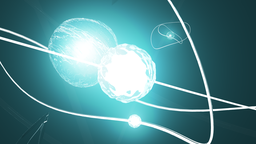
#> input picture Lab4/LuminescentCore_Camera_Point_002_s.png, 256 x 144 px, shrunk from 960 x 540 before the run
$ python main.py
#> lines starting #> are read from the running program, lines starting #| are printed output that depends on the picture
import math

import cv2 as cv

file_name1 = "LuminescentCore_Camera_Point_002_s.png"
file_name2 = "quality.jpg"
file_name = file_name1
kernel_size = 10
sigma = 1

sobelX = [[-1, 0, 1], [-2, 0, 2], [-1, 0, 1]]
sobelY = [[-1, -2, -1], [0, 0, 0], [1, 2 ,1]]

def half_grad(img_part, operator):
    sum = 0
    for y in range(len(img_part)):
        for x in range(len(img_part[y])):
            sum += img_part[y][x]*operator[y][x]
    return sum

def get_dir(x, y, tg):
    if (x>0 and y<0 and tg<-2.414) or (x<0 and y<0 and tg>2.414) or (x==0 and y<0): return 0
    elif x>0 and y<0 and tg<-0.414: return 1
    elif (x>0 and y<0 and tg>-0.414) or (x>0 and y>0 and tg<0.414) or (x>0 and y==0): return 2
    elif x>0 and y>0 and tg<2.414: return 3
    elif (x>0 and y>0 and tg>2.414) or (x<0 and y>0 and tg<-2.414) or (x==0 and y>0): return 4
    elif x<0 and y>0 and tg<-0.414: return 5
    elif (x<0 and y>0 and tg>-0.414) or (x<0 and y<0 and tg<0.414) or (x<0 and y==0): return 6
    elif x<0 and y<0 and tg<2.414: return 7

def grad_length(img, x, y):
    img_part = img[y-1:y+2, x-1:x+2]
    #print(img_part)
    return math.sqrt(half_grad(img_part, sobelX)**2 + half_grad(img_part, sobelY)**2)

frame = cv.imread(file_name)
#> frame is the input picture: shape (144, 256, 3); mean B, G, R 142.6, 136.2, 79.6
gray = cv.cvtColor(frame, cv.COLOR_BGR2GRAY)
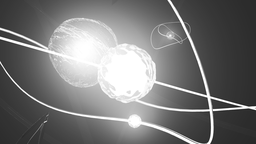
#> gray: shape (144, 256); min 23, max 255, mean 120
blured = cv.blur(gray, (kernel_size,kernel_size), sigma)
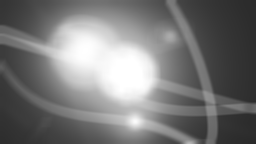
#> blured: shape (144, 256); min 41, max 255, mean 120
borders = blured.copy()

grads = [[0 for i in range(len(borders[0]))] for j in range(len(borders))]
#> grads = 144 items
dirs = [[0 for i in range(len(borders[0]))] for j in range(len(borders))] #[[0]*len(borders[0])]*len(borders)
#> dirs = 144 items
max_grad = 0

#test = [[0 for i in range(3)] for j in range(3)]
#test[1][1] = 1
#print(test)

for y in range(len(grads)):
    for x in range(len(grads[0])):
        if x == 0 or x == len(borders[0])-1 or y == 0 or y == len(borders)-1:
            grads[y][x] = 0
            dirs[y][x] = -1
            continue
        img_part = blured[y - 1:y + 2, x - 1:x + 2]
        Gx = half_grad(img_part, sobelX)
        Gy = half_grad(img_part, sobelY)
        if Gx == 0 and Gy == 0:
            grads[y][x] = 0
            dirs[y][x] = -1
            continue
        tg = Gy / Gx
        dirs[y][x] = get_dir(Gx, Gy, tg)
        grads[y][x] = math.sqrt(Gx**2 + Gy**2)
        if grads[y][x] > max_grad:
            max_grad = grads[y][x]
#> this loop made 144 passes

for y in range(len(borders)):
    for x in range(len(borders[y])):
        if x == 0 or x == len(borders[y])-1 or y == 0 or y == len(borders)-1:
            borders[y][x] = 0
            continue

        if dirs[y][x] == 0 or dirs[y][x] == 4:
            if grads[y][x] > grads[y-1][x] and grads[y][x] > grads[y+1][x]:
                borders[y][x] = 255
            else:
                borders[y][x] = 0
        elif dirs[y][x] == 1 or dirs[y][x] == 5:
            if grads[y][x] > grads[y-1][x+1] and grads[y][x] > grads[y+1][x-1]:
                borders[y][x] = 255
            else:
                borders[y][x] = 0
        elif dirs[y][x] == 2 or dirs[y][x] == 6:
            if grads[y][x] > grads[y][x+1] and grads[y][x] > grads[y][x-1]:
                borders[y][x] = 255
            else:
                borders[y][x] = 0
        elif dirs[y][x] == 3 or dirs[y][x] == 7:
            if grads[y][x] > grads[y-1][x-1] and grads[y][x] > grads[y+1][x+1]:
                borders[y][x] = 255
            else:
                borders[y][x] = 0
        else:
            borders[y][x] = 0
#> this loop made 144 passes
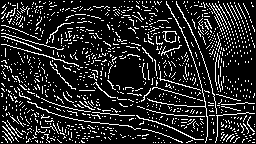
#> borders: shape (144, 256); 15.5% white in thin lines or dots

low_level = max_grad//10
high_level = max_grad//5

for y in range(len(borders)):
    for x in range(len(borders[y])):
        if x == 0 or x == len(borders[y])-1 or y == 0 or y == len(borders)-1:
            continue
        if borders[y][x] == 255:
            if grads[y][x] < low_level:
                borders[y][x] = 0
            elif grads[y][x] > high_level:
                continue
            else:
                has_nbr = False
                for xx in range(-1, 2):
                    if has_nbr == True:
                        break
                    for yy in range(-1, 2):
                        if (borders[y+yy][x+xx] == 255):
                            has_nbr = True
                            break
                if has_nbr == True:
                    continue
                else:
                    borders[y][x] = 0
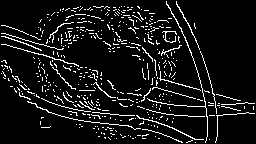
#> borders: shape (144, 256); 8.6% white in thin lines or dots

# [4 lines of commented-out code are left out]
cv.imshow("WIN", gray)
cv.imshow("WINDAW", borders)
cv.waitKey(0)
cv.destroyAllWindows()
